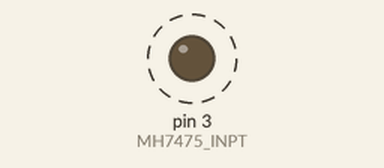
The sketch below on a simulated Arduino Uno, built with avr-gcc and run on an emulated ATmega328P. Shown: output pins drawn as LEDs (lit = HIGH). Dashed ring = blinking. Pins used as bus, display or sensor lines are not drawn.

Above: at 0.12 s.
Timing chart, 0 to 3.0 s (numbered marks = the images above):
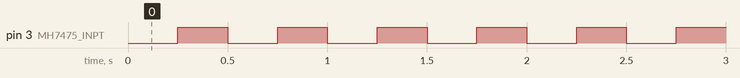

Measured:
- by itself, pin 3 (MH7475_INPT): alternates HIGH for 0.25 s and LOW for 0.25 s

The sketch:

OPU_MH7475.ino
```cpp
//================================================================================================
// define output pins
int MH7475_INPT = 3;
int MH7475_CLK = 6;


//================================================================================================
void setup()
{
  // set the pins to output
  pinMode(MH7475_INPT, OUTPUT);
  pinMode(MH7475_CLK, OUTPUT);
}


//================================================================================================
void loop()
{
  // input/clock signal
  digitalWrite(MH7475_INPT, LOW);
  digitalWrite(MH7475_CLK, LOW);
  delay(250);
  digitalWrite(MH7475_INPT, HIGH);
  digitalWrite(MH7475_CLK, LOW);
  delay(250);
  digitalWrite(MH7475_INPT, LOW);
  digitalWrite(MH7475_CLK, HIGH);
  delay(250);
  digitalWrite(MH7475_INPT, HIGH);
  digitalWrite(MH7475_CLK, HIGH);
  delay(250);
}
```
